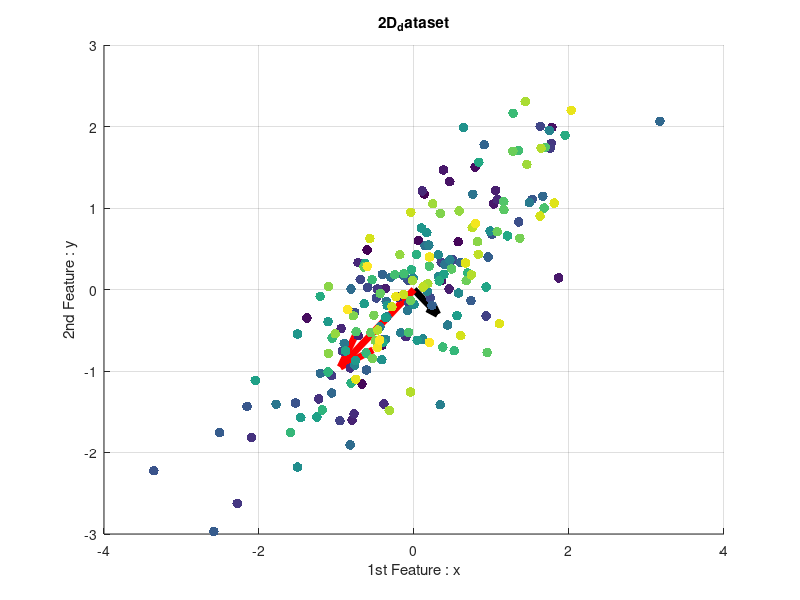

Write the MATLAB code that produced this figure.
clear ;
s  = [2 2] 
set = randn(200,1);
x = normrnd(s(1).*set,1)+3
x = zscore(x) % Standardize
y = normrnd(s(1).*set,1)+2
y= zscore(y)%Standardize
x_0 = mean(x)
y_0 = mean (y) 
c = linspace(1,100,length(x)); % color
figure
scatter(x,y,50,c,'filled')
xlabel('1st Feature : x')
ylabel('2nd Feature : y')
title('2D_dataset')

grid on
% gettign the covariance matrix 
covariance = cov([x,y]);
[eigen_vector, eigen_values] = eig(covariance);
eigen_vector_1 = eigen_vector(:,1);
eigen_vector_2 = eigen_vector(:,2);
d = sqrt(diag(eigen_values));

hold on;
% quiver(x_0,y_0,eigen_vector(1,2),eigen_vector(2,2),d(2),'k','LineWidth',5);
% quiver(x_0,y_0,eigen_vector(1,1),eigen_vector(2,1),d(1),'r','LineWidth',5);
quiver(x_0,y_0,eigen_vector_1(1),eigen_vector_2(2),d(1),'k','LineWidth',5);
quiver(x_0,y_0,eigen_vector_2(1),eigen_vector_2(2),d(2),'r','LineWidth',5);

hold off;